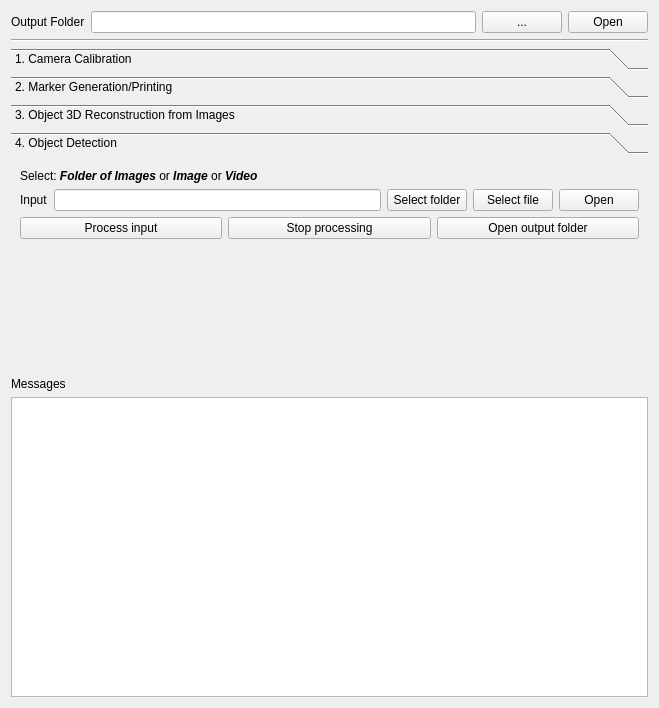
<?xml version="1.0" encoding="UTF-8"?>
<ui version="4.0">
 <class>FiducialObjectQt</class>
 <widget class="QWidget" name="FiducialObjectQt">
  <property name="geometry">
   <rect>
    <x>0</x>
    <y>0</y>
    <width>659</width>
    <height>708</height>
   </rect>
  </property>
  <property name="windowTitle">
   <string>Form</string>
  </property>
  <layout class="QVBoxLayout" name="verticalLayout">
   <item>
    <layout class="QHBoxLayout" name="horizontalLayout_4">
     <item>
      <widget class="QLabel" name="of_la_imagesfolder">
       <property name="text">
        <string>Output Folder</string>
       </property>
      </widget>
     </item>
     <item>
      <widget class="QLineEdit" name="of_le_imagesFolder">
       <property name="readOnly">
        <bool>true</bool>
       </property>
      </widget>
     </item>
     <item>
      <widget class="QPushButton" name="of_pb_imagesfolder">
       <property name="text">
        <string>...</string>
       </property>
      </widget>
     </item>
     <item>
      <widget class="QPushButton" name="of_pb_open">
       <property name="text">
        <string>Open</string>
       </property>
      </widget>
     </item>
    </layout>
   </item>
   <item>
    <widget class="Line" name="line">
     <property name="orientation">
      <enum>Qt::Horizontal</enum>
     </property>
    </widget>
   </item>
   <item>
    <widget class="QToolBox" name="toolBox">
     <property name="currentIndex">
      <number>3</number>
     </property>
     <widget class="QWidget" name="page">
      <property name="geometry">
       <rect>
        <x>0</x>
        <y>0</y>
        <width>641</width>
        <height>189</height>
       </rect>
      </property>
      <attribute name="label">
       <string>1. Camera Calibration</string>
      </attribute>
      <layout class="QVBoxLayout" name="verticalLayout_2">
       <item>
        <layout class="QHBoxLayout" name="horizontalLayout">
         <item>
          <widget class="QLabel" name="cc_la_imagesfolder">
           <property name="text">
            <string>Calibration Images Folder</string>
           </property>
          </widget>
         </item>
         <item>
          <widget class="QLineEdit" name="cc_le_imagesFolder">
           <property name="readOnly">
            <bool>true</bool>
           </property>
          </widget>
         </item>
         <item>
          <widget class="QPushButton" name="cc_pb_imagesfolder">
           <property name="text">
            <string>...</string>
           </property>
          </widget>
         </item>
        </layout>
       </item>
       <item>
        <layout class="QHBoxLayout" name="horizontalLayout_2">
         <item>
          <widget class="QLabel" name="cc_la_noi">
           <property name="text">
            <string>Number of Images:</string>
           </property>
          </widget>
         </item>
         <item>
          <widget class="QLabel" name="cc_la_noi2">
           <property name="text">
            <string>0</string>
           </property>
          </widget>
         </item>
         <item>
          <spacer name="horizontalSpacer">
           <property name="orientation">
            <enum>Qt::Horizontal</enum>
           </property>
           <property name="sizeHint" stdset="0">
            <size>
             <width>40</width>
             <height>20</height>
            </size>
           </property>
          </spacer>
         </item>
        </layout>
       </item>
       <item>
        <widget class="QPushButton" name="cc_pb_calibrate">
         <property name="text">
          <string>Calibrate</string>
         </property>
        </widget>
       </item>
       <item>
        <spacer name="verticalSpacer">
         <property name="orientation">
          <enum>Qt::Vertical</enum>
         </property>
         <property name="sizeHint" stdset="0">
          <size>
           <width>20</width>
           <height>341</height>
          </size>
         </property>
        </spacer>
       </item>
      </layout>
     </widget>
     <widget class="QWidget" name="page_2">
      <property name="geometry">
       <rect>
        <x>0</x>
        <y>0</y>
        <width>641</width>
        <height>154</height>
       </rect>
      </property>
      <attribute name="label">
       <string>2. Marker Generation/Printing</string>
      </attribute>
      <layout class="QVBoxLayout" name="verticalLayout_3">
       <item>
        <layout class="QHBoxLayout" name="horizontalLayout_3">
         <item>
          <widget class="QLabel" name="label">
           <property name="text">
            <string>SVG File</string>
           </property>
          </widget>
         </item>
         <item>
          <widget class="QLineEdit" name="_2_le_svg">
           <property name="readOnly">
            <bool>true</bool>
           </property>
          </widget>
         </item>
         <item>
          <widget class="QPushButton" name="_2_pb_svg">
           <property name="text">
            <string>...</string>
           </property>
          </widget>
         </item>
        </layout>
       </item>
       <item>
        <layout class="QHBoxLayout" name="horizontalLayout_5">
         <item>
          <spacer name="horizontalSpacer_2">
           <property name="orientation">
            <enum>Qt::Horizontal</enum>
           </property>
           <property name="sizeHint" stdset="0">
            <size>
             <width>40</width>
             <height>20</height>
            </size>
           </property>
          </spacer>
         </item>
         <item>
          <widget class="QPushButton" name="_2_pb_process">
           <property name="text">
            <string>Process</string>
           </property>
          </widget>
         </item>
         <item>
          <widget class="QPushButton" name="_2_pb_cancel">
           <property name="text">
            <string>Stop</string>
           </property>
          </widget>
         </item>
        </layout>
       </item>
       <item>
        <spacer name="verticalSpacer_2">
         <property name="orientation">
          <enum>Qt::Vertical</enum>
         </property>
         <property name="sizeHint" stdset="0">
          <size>
           <width>20</width>
           <height>87</height>
          </size>
         </property>
        </spacer>
       </item>
      </layout>
     </widget>
     <widget class="QWidget" name="page_3">
      <property name="geometry">
       <rect>
        <x>0</x>
        <y>0</y>
        <width>641</width>
        <height>135</height>
       </rect>
      </property>
      <attribute name="label">
       <string>3. Object 3D Reconstruction from Images</string>
      </attribute>
      <layout class="QVBoxLayout" name="verticalLayout_6">
       <item>
        <layout class="QHBoxLayout" name="horizontalLayout_6">
         <item>
          <widget class="QLabel" name="_3_la_imagesfolder">
           <property name="text">
            <string>Object Images Folder</string>
           </property>
          </widget>
         </item>
         <item>
          <widget class="QLineEdit" name="_3_le_imagesFolder">
           <property name="readOnly">
            <bool>true</bool>
           </property>
          </widget>
         </item>
         <item>
          <widget class="QPushButton" name="_3_pb_imagesfolder">
           <property name="text">
            <string>...</string>
           </property>
          </widget>
         </item>
        </layout>
       </item>
       <item>
        <layout class="QHBoxLayout" name="horizontalLayout_13">
         <item>
          <widget class="QLabel" name="_3_la_markerSize">
           <property name="text">
            <string>Marker Size</string>
           </property>
          </widget>
         </item>
         <item>
          <widget class="QDoubleSpinBox" name="_3_sb_markerSize">
           <property name="decimals">
            <number>3</number>
           </property>
           <property name="value">
            <double>1.000000000000000</double>
           </property>
          </widget>
         </item>
        </layout>
       </item>
       <item>
        <layout class="QHBoxLayout" name="horizontalLayout_12">
         <item>
          <spacer name="horizontalSpacer_5">
           <property name="orientation">
            <enum>Qt::Horizontal</enum>
           </property>
           <property name="sizeHint" stdset="0">
            <size>
             <width>40</width>
             <height>20</height>
            </size>
           </property>
          </spacer>
         </item>
         <item>
          <widget class="QPushButton" name="_3_pb_Process">
           <property name="text">
            <string>Process</string>
           </property>
          </widget>
         </item>
         <item>
          <widget class="QPushButton" name="_3_pb_stop">
           <property name="text">
            <string>Stop</string>
           </property>
          </widget>
         </item>
         <item>
          <widget class="Line" name="line_2">
           <property name="orientation">
            <enum>Qt::Vertical</enum>
           </property>
          </widget>
         </item>
         <item>
          <widget class="QPushButton" name="_3_pb_show3d">
           <property name="text">
            <string>Show3D</string>
           </property>
          </widget>
         </item>
        </layout>
       </item>
       <item>
        <spacer name="verticalSpacer_5">
         <property name="orientation">
          <enum>Qt::Vertical</enum>
         </property>
         <property name="sizeHint" stdset="0">
          <size>
           <width>20</width>
           <height>17</height>
          </size>
         </property>
        </spacer>
       </item>
      </layout>
     </widget>
     <widget class="QWidget" name="page_4">
      <property name="geometry">
       <rect>
        <x>0</x>
        <y>0</y>
        <width>641</width>
        <height>102</height>
       </rect>
      </property>
      <attribute name="label">
       <string>4. Object Detection</string>
      </attribute>
      <layout class="QVBoxLayout" name="verticalLayout_4">
       <item>
        <widget class="QLabel" name="label_2">
         <property name="text">
          <string>&lt;html&gt;&lt;head/&gt;&lt;body&gt;&lt;p&gt;Select:   &lt;span style=&quot; font-weight:700; font-style:italic;&quot;&gt;Folder of Images &lt;/span&gt;or &lt;span style=&quot; font-weight:700; font-style:italic;&quot;&gt;Image&lt;/span&gt; or &lt;span style=&quot; font-weight:700; font-style:italic;&quot;&gt;Video&lt;/span&gt;&lt;/p&gt;&lt;/body&gt;&lt;/html&gt;</string>
         </property>
        </widget>
       </item>
       <item>
        <layout class="QHBoxLayout" name="horizontalLayout_9">
         <item>
          <widget class="QLabel" name="_4_la_inputFolder">
           <property name="text">
            <string>Input</string>
           </property>
          </widget>
         </item>
         <item>
          <widget class="QLineEdit" name="_4_le_input">
           <property name="readOnly">
            <bool>true</bool>
           </property>
          </widget>
         </item>
         <item>
          <widget class="QPushButton" name="_4_pb_inputFolder">
           <property name="text">
            <string>Select folder</string>
           </property>
          </widget>
         </item>
         <item>
          <widget class="QPushButton" name="_4_pb_inputFile">
           <property name="text">
            <string>Select file</string>
           </property>
          </widget>
         </item>
         <item>
          <widget class="QPushButton" name="_4_open_inputFolder">
           <property name="text">
            <string>Open</string>
           </property>
          </widget>
         </item>
        </layout>
       </item>
       <item>
        <layout class="QHBoxLayout" name="horizontalLayout_8">
         <item>
          <widget class="QPushButton" name="_4_pb_ProcessFolder">
           <property name="text">
            <string>Process input</string>
           </property>
          </widget>
         </item>
         <item>
          <widget class="QPushButton" name="_4_pb_stopProcessing">
           <property name="text">
            <string>Stop processing</string>
           </property>
          </widget>
         </item>
         <item>
          <widget class="QPushButton" name="_4_pb_ProcessFile">
           <property name="text">
            <string>Open output folder</string>
           </property>
          </widget>
         </item>
        </layout>
       </item>
      </layout>
     </widget>
    </widget>
   </item>
   <item>
    <spacer name="verticalSpacer_3">
     <property name="orientation">
      <enum>Qt::Vertical</enum>
     </property>
     <property name="sizeHint" stdset="0">
      <size>
       <width>20</width>
       <height>51</height>
      </size>
     </property>
    </spacer>
   </item>
   <item>
    <widget class="QLabel" name="label_3">
     <property name="text">
      <string>Messages</string>
     </property>
    </widget>
   </item>
   <item>
    <widget class="QTextEdit" name="pte_messages">
     <property name="sizePolicy">
      <sizepolicy hsizetype="Expanding" vsizetype="Maximum">
       <horstretch>0</horstretch>
       <verstretch>0</verstretch>
      </sizepolicy>
     </property>
     <property name="minimumSize">
      <size>
       <width>0</width>
       <height>300</height>
      </size>
     </property>
    </widget>
   </item>
  </layout>
 </widget>
 <resources/>
 <connections/>
</ui>
